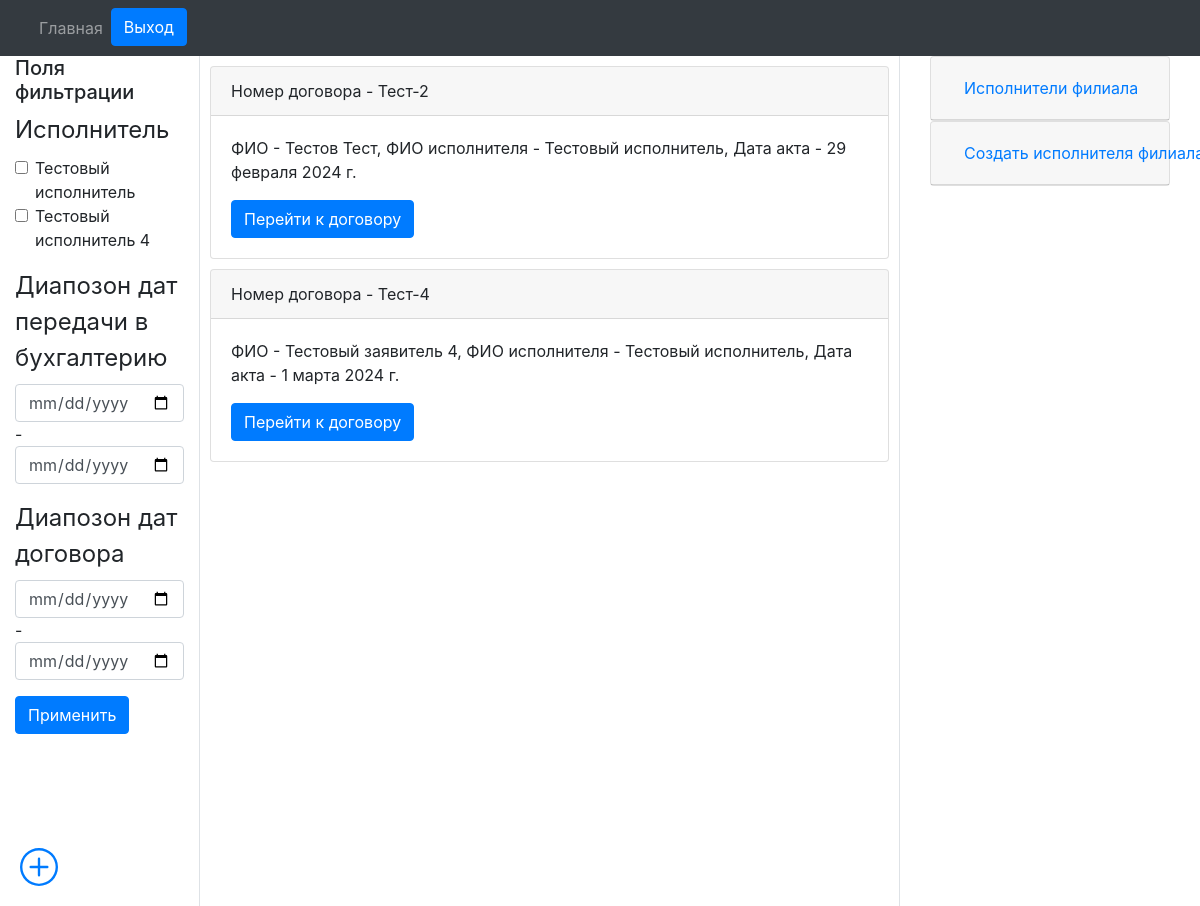
The app's page /paid_departure/filials/orders/1/ (signed in), older data.
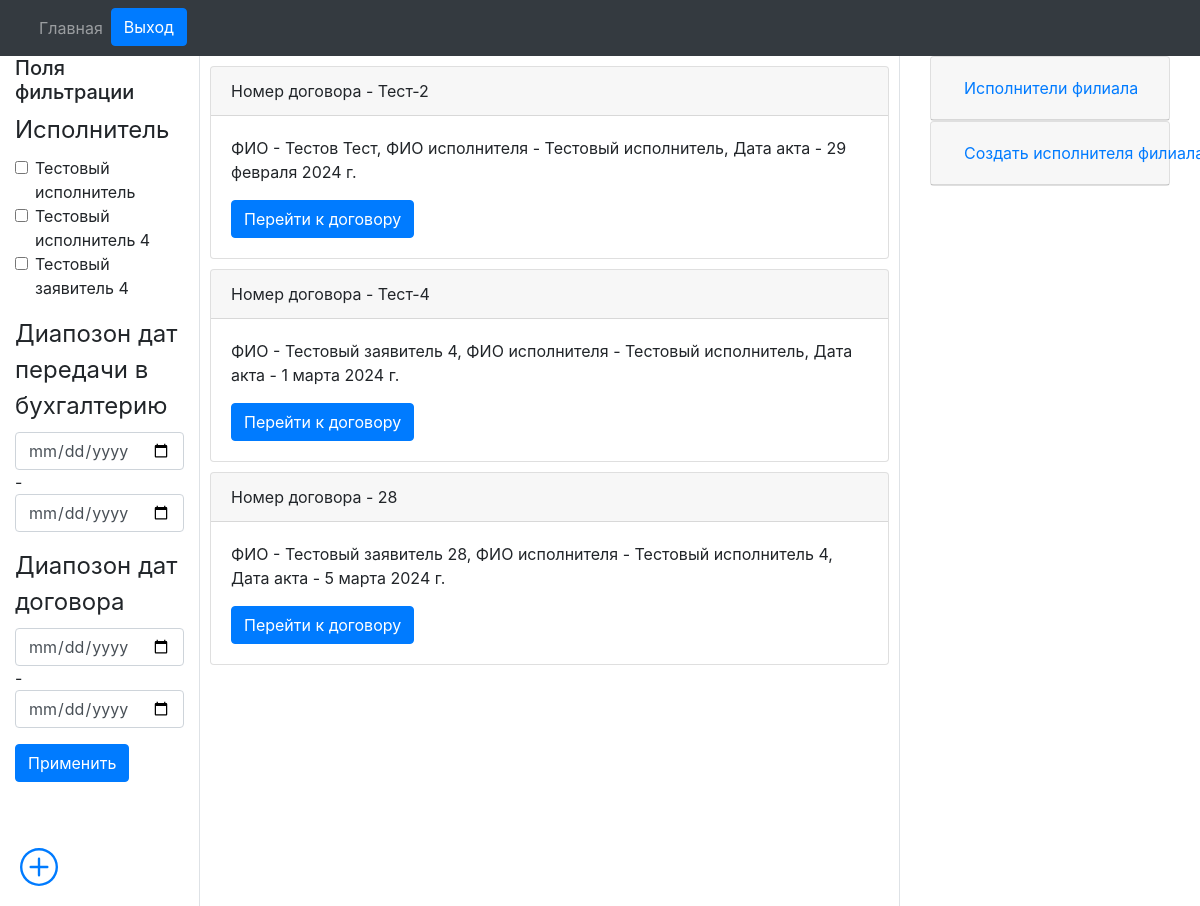
The same page, newer data.
### engine/models.py (models this page shows)
class Reestr_oferts(models.Model):
    number_orders_vozm = models.CharField(max_length=20, blank=False, verbose_name='Номер договора возм.', db_index=True)
    fio = models.CharField(max_length=128, blank=False, verbose_name='ФИО')
    date_orders = models.DateField(auto_now_add=True, verbose_name='Дата договора')
    date_akt = models.DateField(auto_now_add=True, verbose_name='Дата акта')
    exicutor = models.ForeignKey(Exicuters, on_delete=models.PROTECT, verbose_name='Исполнитель')
    filial = models.ForeignKey(Filials, on_delete=models.PROTECT, verbose_name='Филиал')
    price = models.FloatField(max_length=10, verbose_name='Цена')
    date_buhgt = models.DateField(verbose_name='Дата передачи в бухгалтерию')
    comment = models.CharField(max_length=512, verbose_name='Комментарий')

class Exicuters(models.Model):
    fio = models.CharField(max_length=128, blank=False, verbose_name='ФИО исполнителя')
    filial = models.ForeignKey(Filials, on_delete=models.PROTECT, verbose_name='Филиал к котрому привязан исполнитель')
    def __str__(self):
        return self.fio

### engine/views.py (the view, shortened to what this page needs)
# urls.py: path('filials/orders/<int:pk>/', get_orders, name='get_orders'),
@login_required
def get_orders(request, pk):
    if not request.user.has_perm('engine.view_reestr_oferts'):
        queryset = Reestr_oferts.objects.filter(filial_id=pk)
        exicuters_filial = Exicuters.objects.filter(filial_id=pk)
        if not queryset:
            form = CreateExicuterFilialFilterForm(id=pk)
            form.initial['filial'] = pk
            exicuters_filial = Exicuters.objects.filter(filial_id=pk)
            filter = ProductFilter(request.GET, queryset=Reestr_oferts.objects.filter(filial_id=pk), id=pk)
            return render(request, 'orders/orders.html', {'filter': filter, 'exicuters_filial': exicuters_filial, 'form': form})
        else:
            filial = str(queryset[0].filial)
            user_filial = str(request.user.filial)
            if filial == user_filial:
                form = CreateExicuterFilialFilterForm(id=pk)
                form.initial['filial'] = pk
                filter = ProductFilter(request.GET, queryset=Reestr_oferts.objects.filter(filial_id=pk), id=pk)
                return render(request, 'orders/orders.html', {'filter': filter, 'exicuters_filial': exicuters_filial, 'form': form})
            else:
                raise PermissionError

### engine/forms.py
class CreateExicuterFilialFilterForm(ModelForm):
    def __init__(self, *args, id=None, **kwargs):
        super().__init__(*args, **kwargs)
        if id == None:
            pass
        else:
            self.fields['filial'].queryset = Filials.objects.filter(id=id)
    class Meta:
        model = Exicuters
        fields = ('fio', 'filial')

### engine/models.py (called while the page is built)
    def __str__(self):
        return self.name

### engine/templates/orders/orders.html (shortened to what this page needs)
{% extends "orders/base.html" %}
{% load crispy_forms_tags %}
{% block nav %}{% include "orders/nav.html" %}{% endblock %}
{% block content %}
<div class="container-fluid text-left">
  <div class="row" style="height: 850px">
    <div class="col-2 column-2 border-right">
      <h5>Поля фильтрации</h5>
      <form method="GET">
        {{ filter.form|crispy }}
      <button class="btn btn-primary" type="submit">Применить</button>
      </form>
    </div>
    <div class="col-7 position-relative border-right">
      <div class="overflow-auto scroll-container">
      {% for order in filter.qs %}
      <div class="card" style="margin: 10px 10px 10px 10px;">
          <div class="card-header">
            Номер договора - {{ order.number_orders_vozm }}
          </div>
          <div class="card-body">
            <p class="card-text">ФИО - {{ order.fio }}, ФИО исполнителя - {{ order.exicutor }}, Дата акта - {{ order.date_akt }}</p>
            <a href="{% url 'get_order' id_order=order.pk %}" class="btn btn-primary">Перейти к договору</a>
          </div>
        </div>
          {% endfor %}
          <div class="fixed-bottom fixed-right" style="width: 70px; position: fixed; bottom: 0; right: 0; padding: 20px;">
            <a href="/paid_departure/create_order/">
            </a>
          </div>
    </div>
  </div>
  <div class="col-3 column-2">
    <div class="container">
      <div id="accordion">
        <div class="card">
          <div class="card-header" id="headingOne">
            <h5 class="mb-0">
              <button class="btn btn-link collapsed" data-toggle="collapse" data-target="#collapseOne" aria-expanded="false" aria-controls="collapseOne">
                Исполнители филиала
              </button>
            </h5>
          </div>
        </div>
      </div>
    </div>
    <div class="container">
      <div id="accordion">
        <div class="card">
          <div class="card-header" id="headingTwo">
            <h5 class="mb-0">
              <button class="btn btn-link collapsed" data-toggle="collapse" data-target="#collapseTwo" aria-expanded="false" aria-controls="collapseTwo">
                Создать исполнителя филиала
              </button>
            </h5>
          </div>
        </div>
      </div>
    </div>
  </div>
</div>
</div>
      {% endblock %}

Row changes from the older to the newer data that the page shows:
added Reestr_oferts: number_orders_vozm "28", fio "Тестовый заявитель 28", exicutor "Тестовый исполнитель 4", date_akt "5 марта 2024 г."
Text that changed along with them:
form field exicutor: "☐ ☐" → "☐ ☐ ☐"
text no longer shown: "Исполнитель Тестовый исполнитель Тестовый исполнитель 4 Диапозон дат передачи в бухгалтерию - Диапозон дат договора -"
text now shown: "Исполнитель Тестовый исполнитель Тестовый исполнитель 4 Тестовый заявитель 4 Диапозон дат передачи в бухгалтерию - Диапозон дат договора -"
